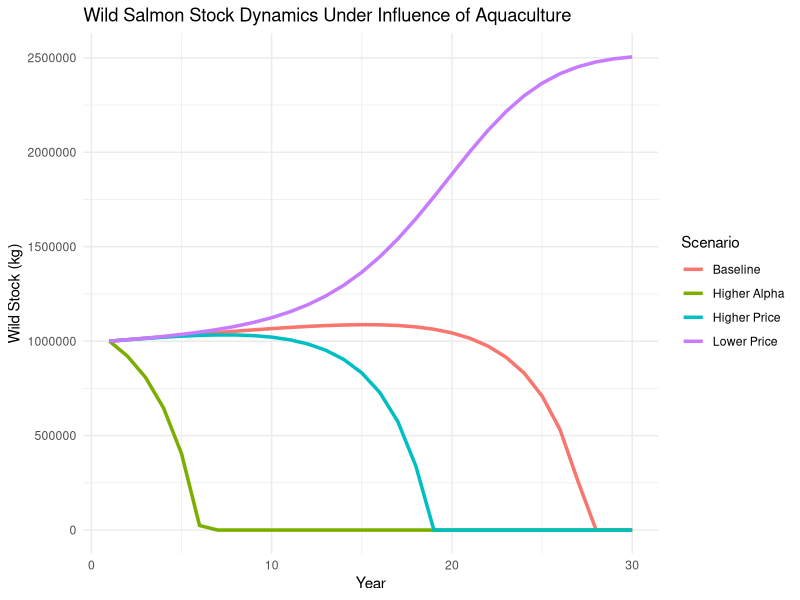
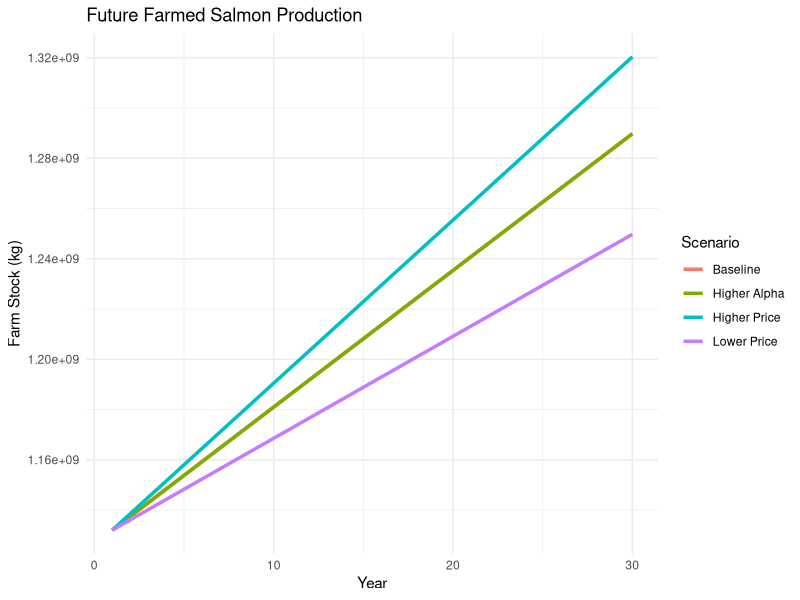

Here is the R script that generated these plots, in order:
library(ggplot2)
library(dplyr)
library(tidyr)

# --------------------
# 1. Define parameters
# --------------------
numYears <- 30
Nw_init  <- 1e6           #Taken from literature
Na_init  <- 1132044000    #Taken from Statistics Norway

r      <- 0.96
K      <- 4500000         #Taken from literature
q      <- 0.0025          #Taken from literature
E      <- 70              #Taken from literature

# 1 NOK increase in price level leads to 81,150 kg increase in farmed salmon
# Taken from data analysis performed on Statistics Norway data
gamma  <- 81150

# Prices
P_baseline <- 67         #NOK
P_high     <- 80         #NOK
P_low      <- 50         #NOK

# Realistic alpha values. Alpha represents the (negative) impact of aquaculture.
# on wild stocks
alpha_low  <- 2.5e-4      #When there are little farms, relatively little impact -> low alpha
alpha_mid  <- 4.9824e-4   #Average number of farms (baseline), average impact -> medium alpha
alpha_high <- 6.5e-4      #Many farms, considerable impact -> high alpha

# Higher impact alpha scenario. For the scenario in which alpha is higher than estimated.
alpha_low_high  <- 4e-4
alpha_mid_high  <- 5.75e-4
alpha_high_high <- 9e-4

# ------------------------
# 2. Specify the functions
# ------------------------
#Specify when to take which alpha value. Na is the farmed salmon mass, thereby representing fish farms.
get_alpha <- function(Na, alpha_low, alpha_mid, alpha_high) {
  if (Na < 1.1199e9) {
    return(alpha_low)
  } else if (Na <= 1.3e9) {
    return(alpha_mid)
  } else if (Na > 1.4e9) {
    return(alpha_high)
  }
}

#Specify the wild fisheries ODE
simulateFisheries <- function(P, alpha_low, alpha_mid, alpha_high, scenario_name) {
  
  wildStock <- numeric(numYears)
  farmStock <- numeric(numYears)
  catch     <- numeric(numYears)
  
  wildStock[1] <- Nw_init
  farmStock[1] <- Na_init
  catch[1]     <- q * E * wildStock[1]
  
  for (t in 2:numYears) {
    
    alpha_t <- get_alpha(farmStock[t-1], alpha_low, alpha_mid, alpha_high)
#Specify the harvest equation (catchability * effort * biomass of previous year)
    H <- q * E * wildStock[t-1]
#The ODE for wild fisheries   
    dNw <- r * wildStock[t-1] * (1 - wildStock[t-1]/K) -  # logarithmic growth
      H -                                                 # subtract harvest
      alpha_t * farmStock[t-1]                            # subtract negative farm effect
                                                          # (neg. impact of fish) * number of fish (mass)
    wildStock[t] <- max(wildStock[t-1] + dNw, 0)

#Specify the farmed salmon ODE   
    farmStock[t] <- farmStock[t-1] + gamma * P            # Previous year's farms + attractiveness * price
    
   }
  
  data.frame(
    Year = 1:numYears,
    WildStock = wildStock,
    FarmStock = farmStock,
    Scenario = scenario_name
  )
}

# ------------------------------
# 3. Run the different scenarios
# ------------------------------
Baseline <- simulateFisheries(P_baseline,
                              alpha_low, alpha_mid, alpha_high,
                              "Baseline")

highPrice <- simulateFisheries(P_high,
                               alpha_low, alpha_mid, alpha_high,
                               "Higher Price")

lowPrice <- simulateFisheries(P_low,
                              alpha_low, alpha_mid, alpha_high,
                              "Lower Price")

highAlpha <- simulateFisheries(P_baseline,
                               alpha_low_high, alpha_mid_high, alpha_high_high,
                               "Higher Alpha")

# Combine all scenarios
results <- bind_rows(Baseline, highPrice, lowPrice, highAlpha)

# -----------------------------
# 4.Plot the results
# -----------------------------

# Wild Stock
ggplot(results, aes(x=Year, y=WildStock, color=Scenario)) +
  geom_line(size=1.2) +
  labs(title="Wild Salmon Stock Dynamics Under Influence of Aquaculture",
       y="Wild Stock (kg)") +
  theme_minimal()

# Farm Stock
ggplot(results, aes(x=Year, y=FarmStock, color=Scenario)) +
  geom_line(size=1.2) +
  labs(title="Future Farmed Salmon Production",
       y="Farm Stock (kg)") +
  theme_minimal()
